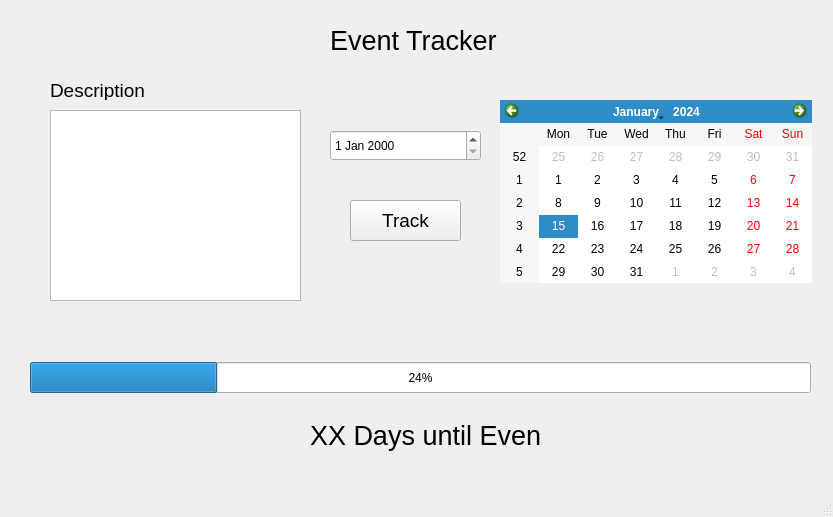
<?xml version="1.0" encoding="UTF-8"?>
<ui version="4.0">
 <class>MainWindow</class>
 <widget class="QMainWindow" name="MainWindow">
  <property name="geometry">
   <rect>
    <x>0</x>
    <y>0</y>
    <width>833</width>
    <height>517</height>
   </rect>
  </property>
  <property name="windowTitle">
   <string>Test app</string>
  </property>
  <widget class="QWidget" name="centralwidget">
   <widget class="QLabel" name="label">
    <property name="geometry">
     <rect>
      <x>330</x>
      <y>0</y>
      <width>171</width>
      <height>81</height>
     </rect>
    </property>
    <property name="font">
     <font>
      <pointsize>20</pointsize>
     </font>
    </property>
    <property name="text">
     <string>Event Tracker</string>
    </property>
   </widget>
   <widget class="QCalendarWidget" name="calendarWidget">
    <property name="geometry">
     <rect>
      <x>500</x>
      <y>100</y>
      <width>312</width>
      <height>183</height>
     </rect>
    </property>
   </widget>
   <widget class="QProgressBar" name="progressBar">
    <property name="geometry">
     <rect>
      <x>30</x>
      <y>362</y>
      <width>781</width>
      <height>31</height>
     </rect>
    </property>
    <property name="value">
     <number>24</number>
    </property>
   </widget>
   <widget class="QPlainTextEdit" name="plainTextEdit">
    <property name="geometry">
     <rect>
      <x>50</x>
      <y>110</y>
      <width>251</width>
      <height>191</height>
     </rect>
    </property>
   </widget>
   <widget class="QLabel" name="label_2">
    <property name="geometry">
     <rect>
      <x>50</x>
      <y>80</y>
      <width>101</width>
      <height>20</height>
     </rect>
    </property>
    <property name="font">
     <font>
      <pointsize>14</pointsize>
     </font>
    </property>
    <property name="text">
     <string>Description</string>
    </property>
   </widget>
   <widget class="QPushButton" name="pushButton">
    <property name="geometry">
     <rect>
      <x>350</x>
      <y>200</y>
      <width>111</width>
      <height>41</height>
     </rect>
    </property>
    <property name="font">
     <font>
      <pointsize>14</pointsize>
     </font>
    </property>
    <property name="text">
     <string>Track</string>
    </property>
   </widget>
   <widget class="QDateEdit" name="dateEdit">
    <property name="geometry">
     <rect>
      <x>330</x>
      <y>130</y>
      <width>151</width>
      <height>31</height>
     </rect>
    </property>
   </widget>
   <widget class="QLabel" name="label_3">
    <property name="geometry">
     <rect>
      <x>310</x>
      <y>420</y>
      <width>231</width>
      <height>31</height>
     </rect>
    </property>
    <property name="font">
     <font>
      <pointsize>20</pointsize>
     </font>
    </property>
    <property name="layoutDirection">
     <enum>Qt::LeftToRight</enum>
    </property>
    <property name="text">
     <string>XX Days until Event</string>
    </property>
   </widget>
  </widget>
  <widget class="QMenuBar" name="menubar">
   <property name="geometry">
    <rect>
     <x>0</x>
     <y>0</y>
     <width>833</width>
     <height>21</height>
    </rect>
   </property>
  </widget>
  <widget class="QStatusBar" name="statusbar"/>
 </widget>
 <resources/>
 <connections/>
</ui>
